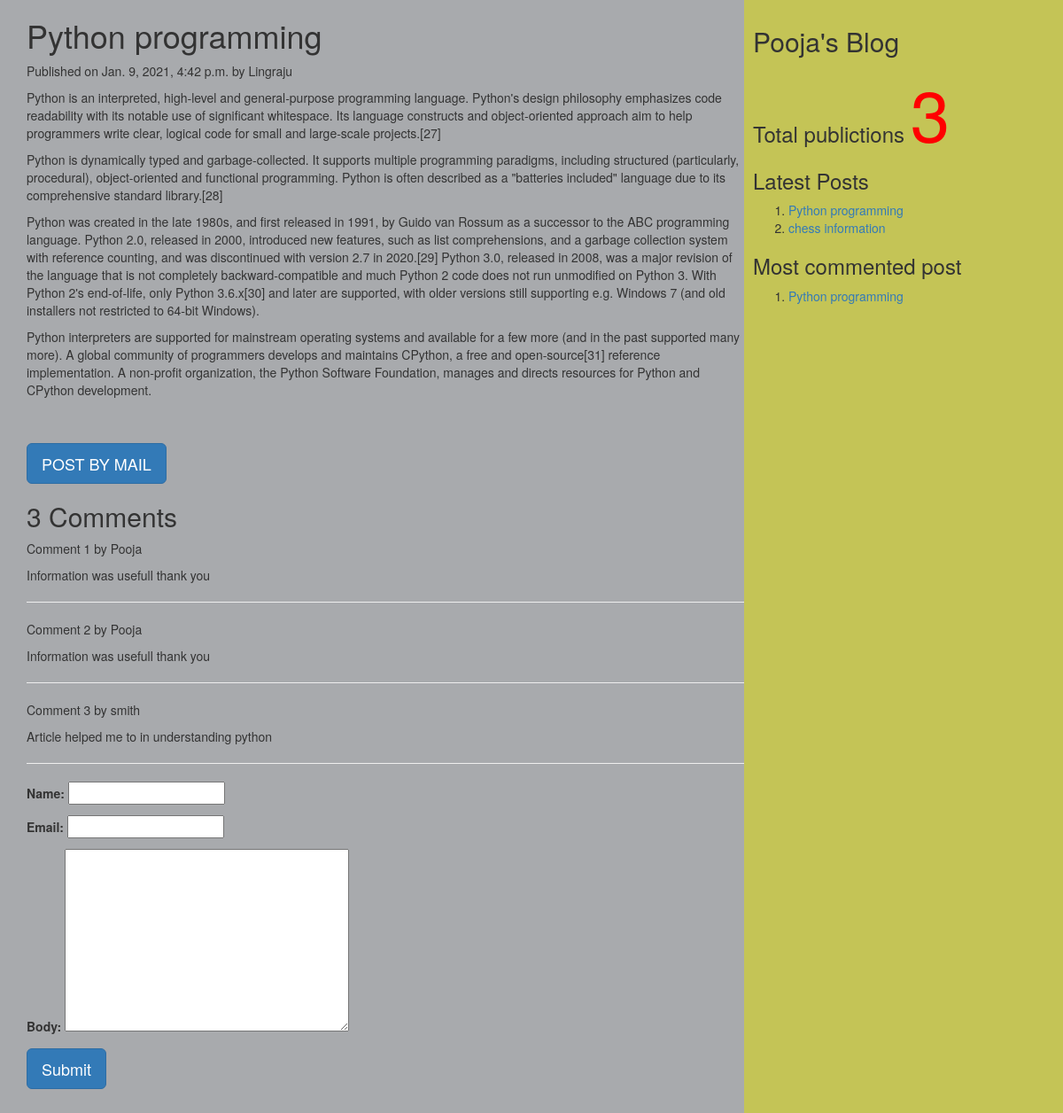
Screenshot of /2021/01/09/python-programming with the database file from the repository.
### myApp/models.py (models this page shows, shortened)
class Post(models.Model):
          tags=TaggableManager()
          STATUS_CHOICES=(('draft','Draft'),('published','Published'))
          title=models.CharField(max_length=256)
          slug=models.SlugField(max_length=264,unique_for_date='publish')
          author=models.ForeignKey(User,related_name='blog_posts',on_delete= models.CASCADE)
          body=models.TextField()
          publish=models.DateTimeField(default=timezone.now)
          created=models.DateTimeField(auto_now_add=True)
          updated=models.DateTimeField(auto_now=True)
          status= models.CharField(max_length=10,choices=STATUS_CHOICES,default='draft')
          objects=CustomManager()
          class Meta:
                ordering=('-publish',)
          def get_absolute_url(self):
                return reverse('post_detail',args=[self.publish.year,self.publish.strftime('%m'),self.publish.strftime('%d'),self.slug])

class Comment(models.Model):
    post=models.ForeignKey(Post,related_name="comments",on_delete=models.CASCADE)
    name=models.CharField(max_length=50)
    email=models.EmailField()
    body=models.TextField()
    created=models.DateTimeField(auto_now_add=True)
    updated=models.DateTimeField(auto_now=True)
    active=models.BooleanField(default=True)
    class Meta:
        ordering=('created',)

### myApp/views.py (the view, shortened to what this page needs)
# urls.py: url(r'(?P<year>\d{4})/(?P<month>\d{2})/(?P<day>\d{2})/(?P<post>[-\w]+)',views.post_detail_view,name='post_detail'),
def post_detail_view(request,year,month,day,post):
    post=get_object_or_404(Post,slug=post,publish__year=year,publish__month=month,publish__day=day)
    comments=post.comments.filter(active=True)
    csubmit=False
    form=CommentForm()
    d={'post':post,'form':form,'csubmit':csubmit,'comments':comments}
    return render(request,'myApp/post_detail.html',d)

### myApp/forms.py
class CommentForm(forms.ModelForm):
    class Meta:
        model=Comment
        fields=('name','email','body')

### myApp/models.py (called while the page is built)
    def get_queryset(self):
        return super().get_queryset().filter(status='published')

### myApp/templatetags/mytags.py (called while the page is built)
@register.simple_tag
def total_posts():
     return Post.objects.count()

@register.inclusion_tag('myApp/latest_post.html')
def show_latest_posts(count=2):
    latest_posts=Post.objects.order_by('-publish')[:count]
    return {'latest_posts':latest_posts}

@register.simple_tag
def get_most_commented_posts(count=1):
    return Post.objects.annotate(total_comments=Count('comments')).order_by('-total_comments')[:count]

### myApp/templates/myApp/post_detail.html (shortened to what this page needs)
<html>
    {%extends 'myApp/parent.html'%}
        {%block content_block%}
        <h1>{{post.title}}</h1>
        <p>Published on {{post.publish}} by {{post.author|title}}</p>
        {{post.body|linebreaks}} <br><br>
        <a href="/{{post.id}}/share" class='btn btn-lg btn-primary'>POST BY MAIL</a>
        {%with comments.count as comments_count%}
        <h2>{{comments_count}} Comment{{comments_count|pluralize}}</h2>
        {%endwith%}
        {%if comments%}
         {%for c in comments%}
         <p>Comment {{forloop.counter}} by {{c.name}}</p>
        <div>{{c.body|linebreaks}}</div>
        <hr>
        {%endfor%}
        {%else%}
         <p style="color:blue;font-size:30px;font-style:bold;border-bottom:1px red solid;">There are no comments</p>
        {%endif%}
         {%if csubmit%}
         <h2>Thank you..Your comment has been added successfully!!</h2>
         {%else%}
         <form  method="post">
           {{form.as_p}}
           <input type="submit" class='btn btn-lg btn-primary' value="Submit">
         </form>
         {%endif%}
        {%endblock%}

### myApp/templates/myApp/parent.html (shortened to what this page needs)
<html>
{%load mytags%}
    <head>
        <link rel="stylesheet" href="https://maxcdn.bootstrapcdn.com/bootstrap/3.3.7/css/bootstrap.min.css">
    </head>
    <body>
        <div class="content" style="width:70%;float:left;background-color:a8aaad;height:300%;padding:0 0 0 30px">
              {%block content_block%}
              {%endblock%}
        </div>
        <div class="sidebar" style="width:30%;float:right;background-color:#c4c456;height:300%;padding:10px">
            <h2>Pooja's Blog</h2>
            <h3>Total publictions
              <span style="color:red;font-size:80px">
              {%total_posts%}</span>
              <h3>Latest Posts</h3>
              {% show_latest_posts 2 %}
              <h3>Most commented post</h3>
              {%get_most_commented_posts as m%}
              <ol>
                {%for post in m%}
                <li><a href="{{post.get_absolute_url}}">{{post.title}}</a></li>
                {%endfor%}
              </ol>
            </h3>
        </div>
    </body>
</html>

### myApp/templates/myApp/latest_post.html
<!DOCTYPE html>
<html lang="en" dir="ltr">
  <body>
    <ol>
     {%for post in latest_posts%}
      <li><a href="{{post.get_absolute_url}}">{{post.title}}</a></li>
     {%endfor%}
    </ol>
  </body>
</html>

### rows the page displays
Post: title "Python programming", publish "Jan. 9, 2021, 4:42 p.m.", author "Lingraju", body "Python is an interpreted, high-level and general-purpose programming language. Python's design philosophy emphasizes code readability with its notable use of significant whitespace. Its language constructs and object-oriented approach aim to help programmers write clear, logical code for small and large-scale projects.[27] Python is dynamically typed and garbage-collected. It supports multiple programming paradigms, including structured (particularly, procedural), object-oriented and functional programming. Python is often described as a \"batteries included\" language due to its comprehensive standard library.[28] Python was created in the late 1980s, and first released in 1991, by Guido van…"
Comment: name "Pooja", body "Information was usefull thank you"
Comment: name "Pooja", body "Information was usefull thank you"
Comment: name "smith", body "Article helped me to in understanding python"
Post: title "chess information"

### other values shown
{{ comments_count }} "3"
